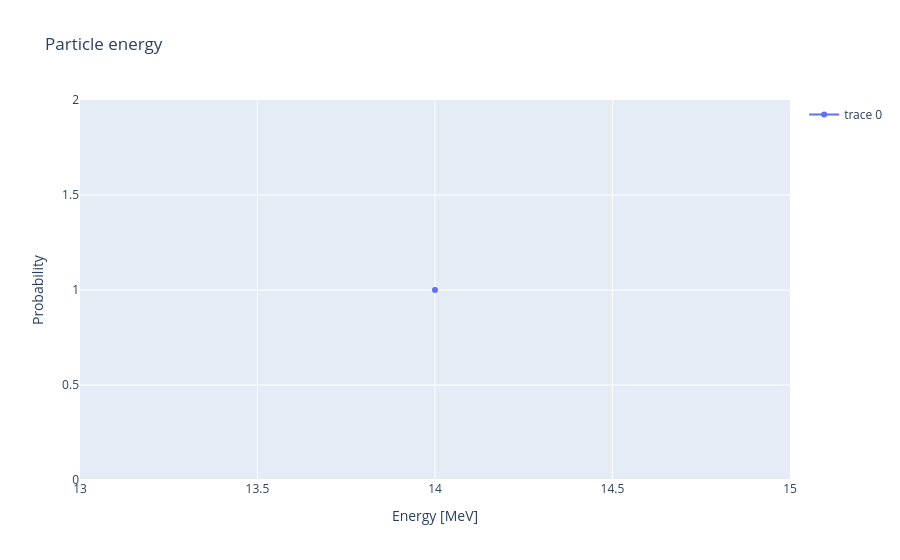

Here is the notebook cell this chart was saved with:
### Markdown cell above
this next code block runs openmc and creates a file containing information on the initial particles. The energy information is the extracted and plotted

### Code cell
plot_source_energy(my_source)

### Figure 1 — Plotly figure (JSON) as saved in the notebook; plotly's stock layout.template omitted (floating-point values rounded to 4 significant figures)
{"data": [{"hoverinfo": "text", "line": {"shape": "hv"}, "type": "scatter", "x": [14.0], "y": [1.0]}], "layout": {"showlegend": true, "title": {"text": "Particle energy"}, "xaxis": {"title": {"text": "Energy [MeV]"}, "type": "linear"}, "yaxis": {"title": {"text": "Probability"}, "type": "linear"}}}
